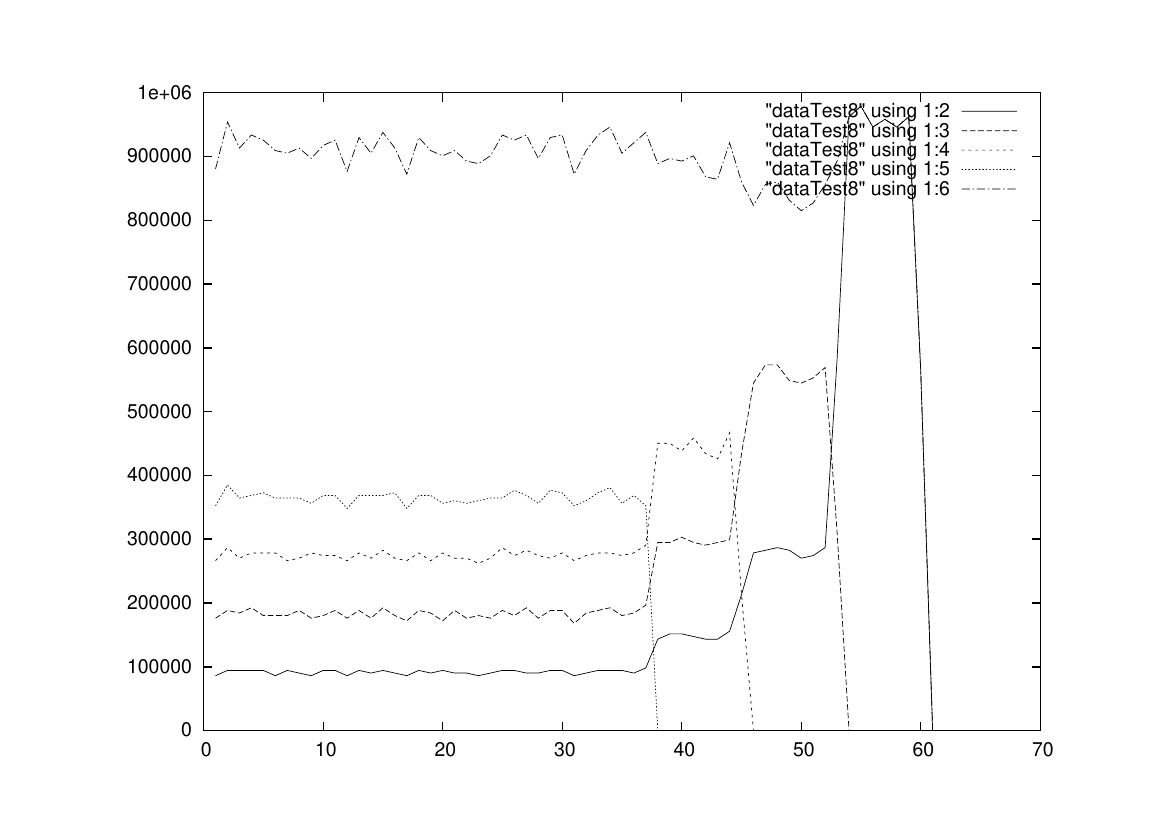

Write the gnuplot code that produced this figure.
set term postscript
set output "plotTest8.ps"
set yrange [0:]
plot "dataTest8" using 1:2 with lines, "dataTest8" using 1:3 with lines, "dataTest8" using 1:4 with lines, "dataTest8" using 1:5 with lines, "dataTest8" using 1:6 with lines